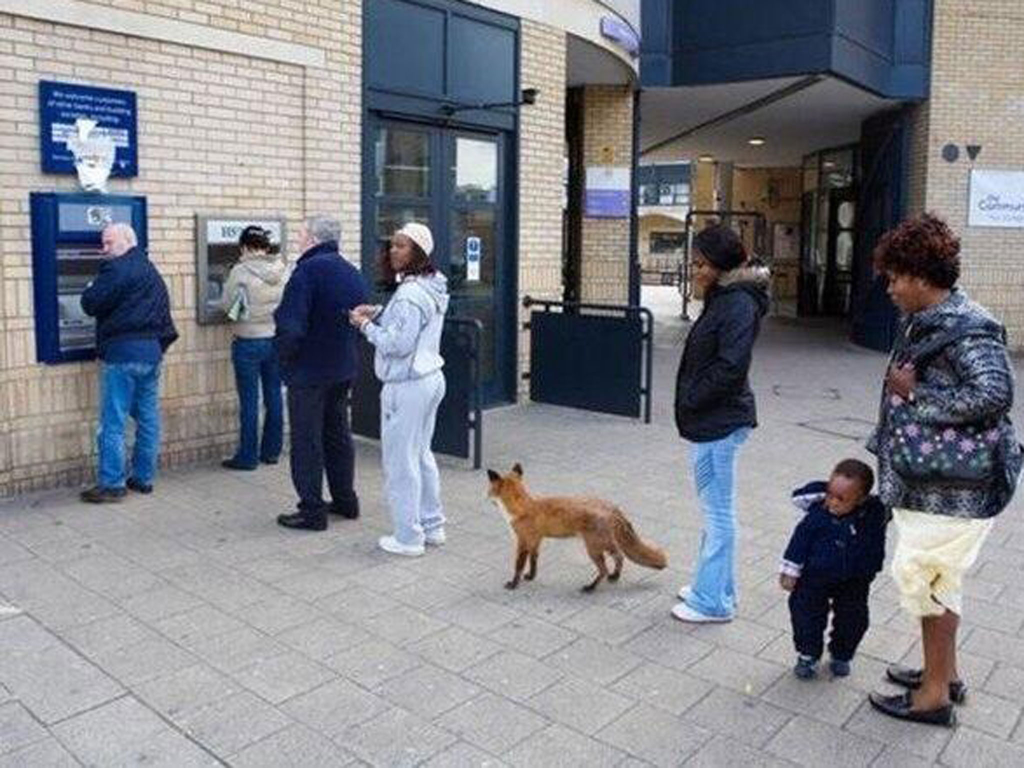
#> input picture Fox.jpg, 2048 x 1536 px, given in place of test2.jpg, which was not available (shown at 1/2 size)
$ jupyter execute 'Object Detection Demo.ipynb'
#> lines starting #> are read from the running program, lines starting #| are printed output that depends on the picture; after the words box and inside, x2 and y2 are one past the last pixel; in counts of white or black regions, pixels touching at a corner belong together; pictures that were not available may be replaced by others from this repository, and a replacement may not be noted
[cell 1]
def obj_detect(file_loc):
    #from __future__ import print_function
#> called with file_loc = 'test2.jpg'
    from imutils.object_detection import non_max_suppression
    from imutils import paths
    import numpy as np
    import argparse
    import imutils
    import cv2
    from PIL import Image

    img_path = file_loc

    hog = cv2.HOGDescriptor()
    hog.setSVMDetector(cv2.HOGDescriptor_getDefaultPeopleDetector())

    cv_image = cv2.imread(img_path)
#> cv_image is the input picture: shape (1536, 2048, 3); mean B, G, R 136.5, 129.4, 127.8
    cv_image = imutils.resize(cv_image, width=min(1000, cv_image.shape[1]))
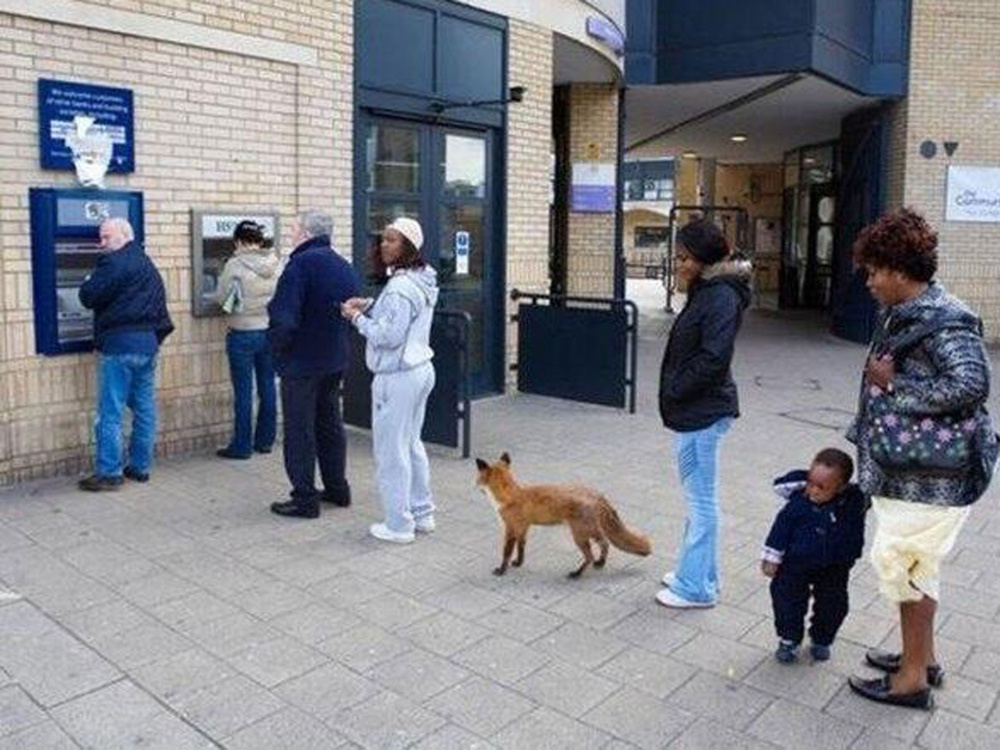
#> cv_image: shape (750, 1000, 3); mean B, G, R 136.5, 129.4, 127.8

    orig = cv2.imread(img_path)
    orig = imutils.resize(cv_image, width=min(1000, orig.shape[1]))

    (rects, weights) = hog.detectMultiScale(cv_image, winStride=(8,8),
        padding=(16, 16), scale = 1.05, hitThreshold=0.00)
#> rects = [[738, 450, 125, 249], [586, 211, 126, 250], [228, 185, 185, 370], [42, 186, 173, 346], [559, 153, 264, 527]]; weights = [1.06, 0.41, 2.64, 1.73, 0.512]
    for (x, y, w, h) in rects:
        cv2.rectangle(cv_image, (x, y), (x + w, y + h), (0, 0, 255), 2)
#> this loop made 5 passes
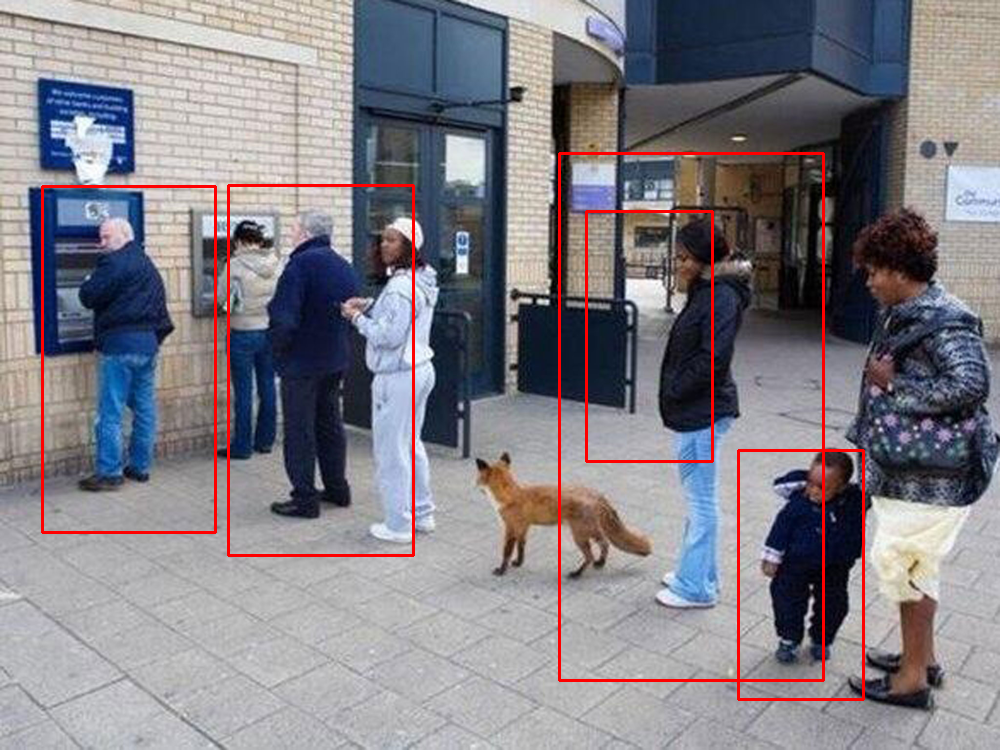
#> cv_image: shape (750, 1000, 3); 2.09% of pixels changed, all inside (x1, y1, x2, y2) = (41, 152, 865, 701)
    rects = np.array([[x, y, x + w, y + h] for (x, y, w, h) in rects])
#> rects = [[738, 450, 863, 699], [586, 211, 712, 461], [228, 185, 413, 555], [42, 186, 215, 532], [559, 153, 823, 680]]
    pick = non_max_suppression(rects, probs=None, overlapThresh=0.85)
#> pick = [[738, 450, 863, 699], [559, 153, 823, 680], [228, 185, 413, 555], [42, 186, 215, 532]]
    for (xA, yA, xB, yB) in pick:
        cv2.rectangle(cv_image, (xA, yA), (xB, yB), (0, 255, 0), 2)
#> this loop made 4 passes
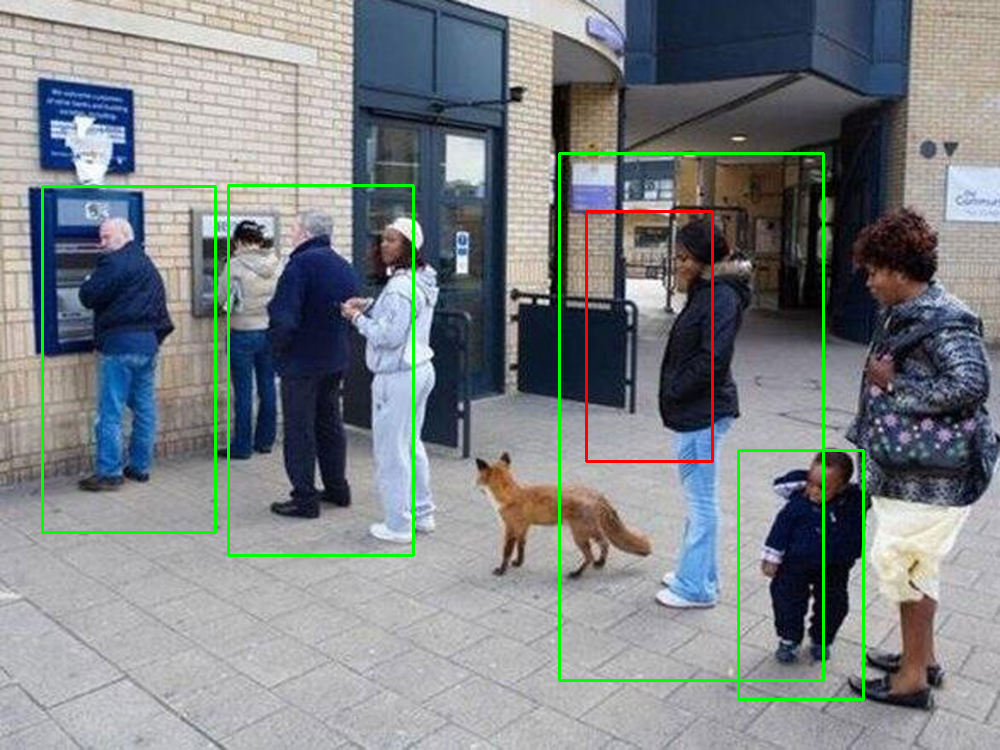
#> cv_image: shape (750, 1000, 3); 1.79% of pixels changed, all inside (x1, y1, x2, y2) = (41, 152, 865, 701)

    print("[INFO] {}: {} original boxes, {} after suppression".format(
        img_path, len(rects), len(pick)))
#| [INFO] test2.jpg: 5 original boxes, 4 after suppression
    #cv2.startWindowThread()
    #cv2.imshow("Before NMS", orig)
    #cv2.imshow("After NMS", image)

    cv2.imwrite("orig.jpg", orig)
    cv2.imwrite("image.jpg", cv_image)


def print_obj():
    from PIL import Image
    org_img = Image.open("orig.jpg")
    new_img = Image.open("image.jpg")
    new_img.show()
    org_img.show()
